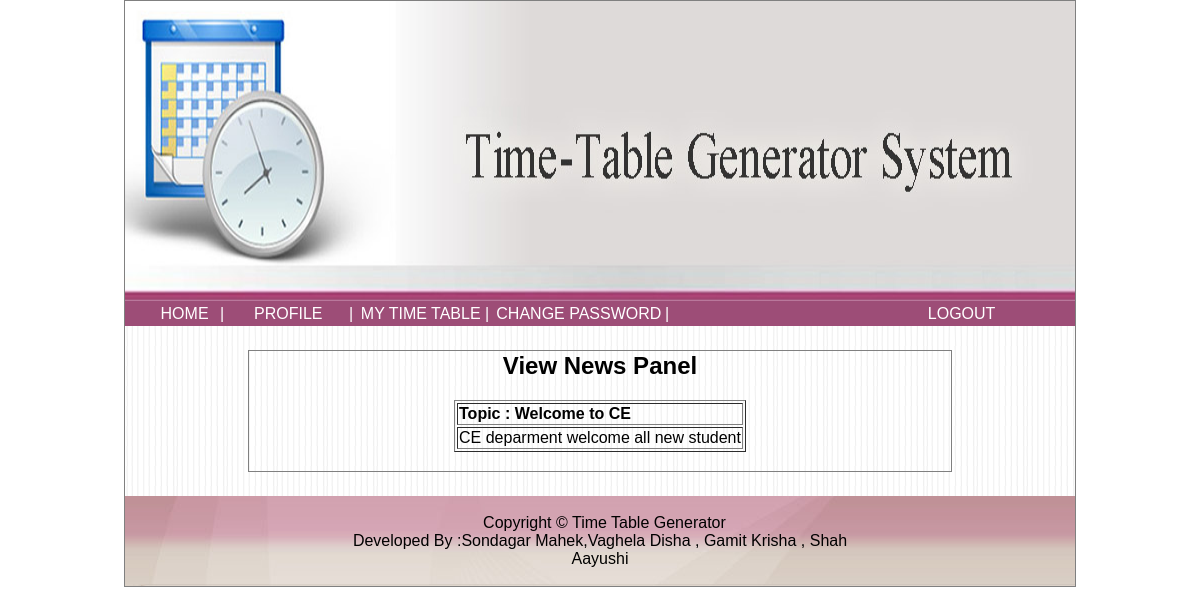
The app's page /student/view.php?id=3 (signed in) with its own data.
### tables this page shows
CREATE TABLE `newstable` (
  `newsid` int(11) NOT NULL,
  `news` varchar(50) NOT NULL,
  `description` varchar(500) NOT NULL
);

### student/view.php (the view, shortened to what this page needs)
<?php
 $id = $_GET['id'];
 include("header.html"); ?>
        <div style="width:950px;background-image:url('../images/bg.png');">
	<table>
	<tr>
	<td style="width:125px;">&nbsp;</td>
	<td style="width:700px;">&nbsp;</td>
	<td style="width:125px;">&nbsp;</td>
	</tr>
	<tr>
	<td style="width:125px;">&nbsp;</td>
	<td style="width:700px;border:1px solid gray;">
	<div id="my" style="width:700px;">
		<center><h2> View News Panel </h2>
	<?php
	include("../config.php");
	$q = "select * from newstable where newsid='$id'";
	$r = mysqli_query($con,$q);
	$c = mysqli_num_rows($r);
	if($c>0)
	{
		echo "<table border='1'>";
		while($row = mysqli_fetch_array($r))
		{
			echo "<tr>";
			echo "<td> <b> Topic : ".$row['news']."</b></td>";
			echo "</tr>";
			echo "<tr>";
			echo "<td style='text-align:justify;'>".$row['description']."</td>";
			echo "</tr>";
		}
		echo "</table>";
	}
	else
	{
		echo "No Data to Display";
	}
	?>
	</center>
	<br>
	</div>
	</td>
	<td style="width:125px;">&nbsp;</td>
</tr>
<tr>
	<td style="width:125px;">&nbsp;</td>
	<td style="width:700px;">&nbsp;</td>
	<td style="width:125px;">&nbsp;</td>
</tr>
</table>
        </div>

### style.css (style rules this page uses)
body { font-family:arial; }
.link { display:block;color:White;background-color:#9D4D77;text-decoration:none;text-align: center; }

### records on screen
newstable: news "Welcome to CE", description "CE deparment welcome all new student"
